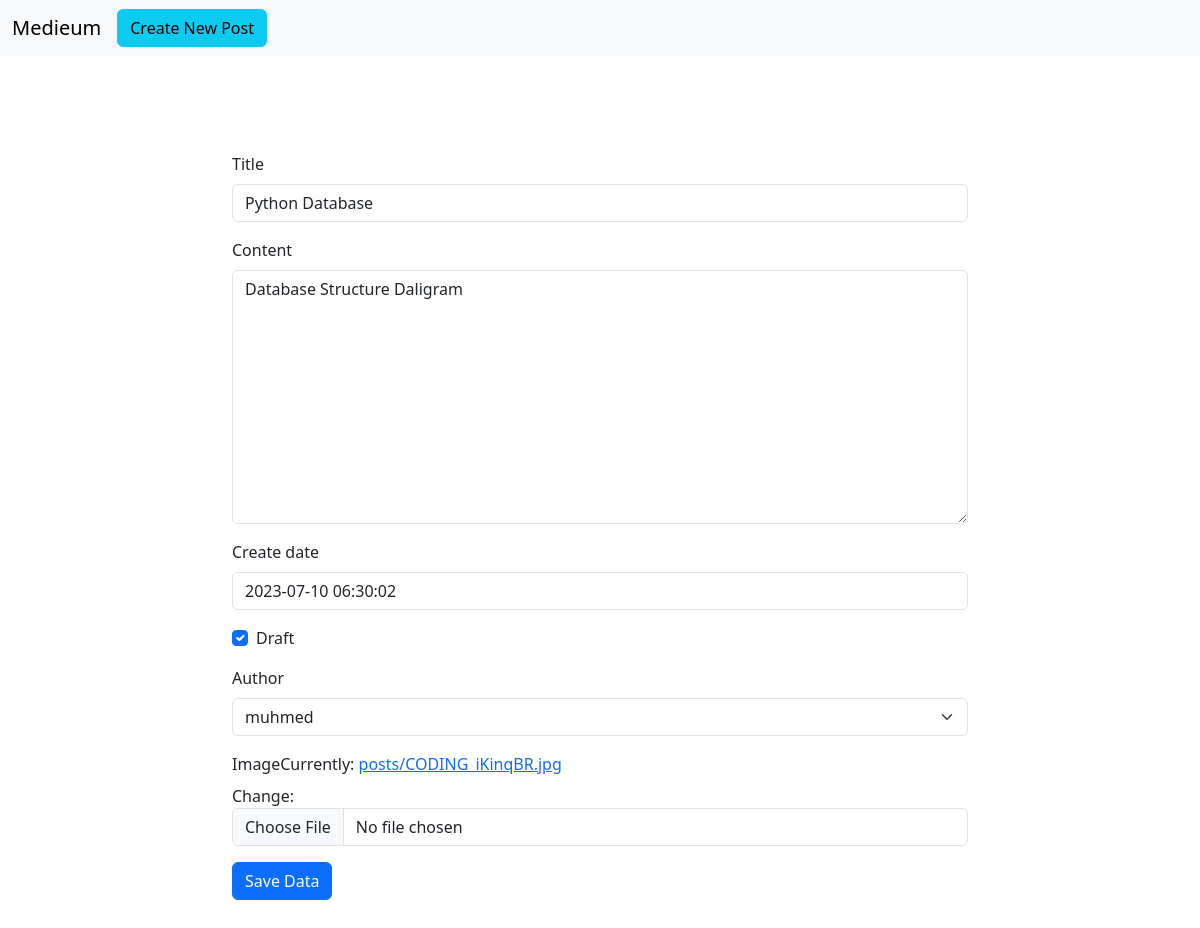
/blog/3/edit, run on the app's committed database.
### blog/models.py (models this page shows, shortened)
class Post(models.Model):
    title = models.CharField(max_length=100)
    content = models.TextField(max_length=300000)
    create_date = models.DateTimeField(default=timezone.now())
    draft = models.BooleanField(default=True)
    tags = TaggableManager()
    author = models.ForeignKey(User,on_delete=models.SET_NULL,null=True,blank=True,related_name='post_user')
    image =  models.ImageField(upload_to='posts')

### blog/views.py (the view)
# urls.py: path('blog/<int:pk>/edit', PostUpdate.as_view()),
class PostUpdate(UpdateView):
    model = Post
    fields =  ['title','content','create_date','draft','tags','author','image']
    success_url = '/blog'
    template_name = 'blog/edit_post.html'

### blog/templates/blog/edit_post.html (shortened to what this page needs)
{% load django_bootstrap5 %}
    <!doctype html>
    <html lang="en">
      <head>
        <link href="https://cdn.jsdelivr.net/npm/bootstrap@5.3.1/dist/css/bootstrap.min.css" rel="stylesheet">
      </head>
      <body>
        <nav class="navbar navbar-expand-lg bg-body-tertiary">
          <div class="container-fluid">
            <a class="navbar-brand" href="#">Medieum</a>
            <div class="collapse navbar-collapse" id="navbarSupportedContent">
            <a class="btn btn-info me-auto" href="/blog/new">Create New Post</a>
            </div>
          </div>
        </nav>
    <div class="container mt-5 ">
        <div class="row py-5">
            <div class="col-lg-8 mx-auto">
                 <form method="post" enctype="multipart/form-data">
                 {% bootstrap_form form %}
                {% bootstrap_button button_type="submit" content="Save Data" %}
                </form>
            </div>
          </div>
        </div>
      </body>
    </html>

### data on the page
Post: title "Python Database", content "Database Structure Daligram", create_date "2023-07-10 06:30:02", draft "☑", author "muhmed"
